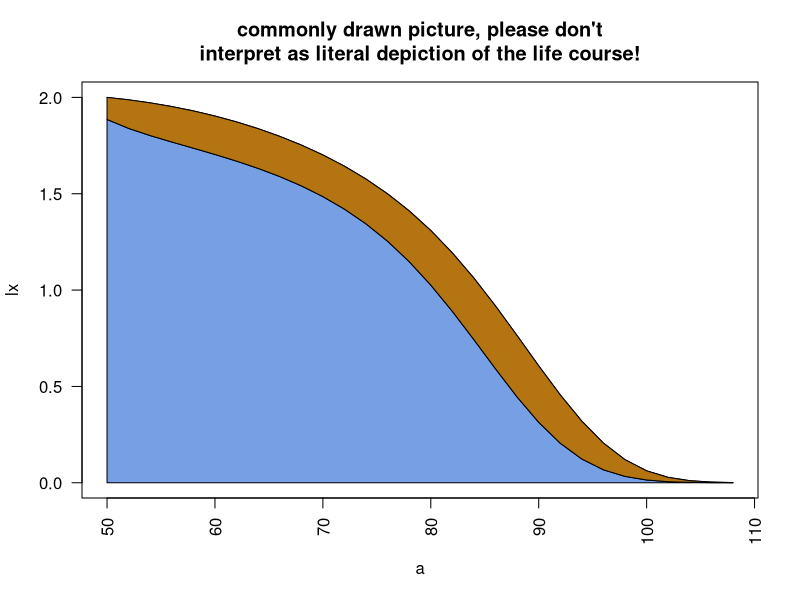

The R source for this figure:

# This output was derived in Algebra_HLE.R
# it gives the same expectancies, but with NO MOVING PARTS
# 

pix <- c(0.942832933525023, 0.925366777629796, 0.913878052953308, 0.905779576715131, 
         0.899819586082213, 0.895228598060479, 0.891415053920396, 0.887843431788832, 
         0.883977734168754, 0.879243670749217, 0.872988101030959, 0.864422353013589, 
         0.85253805474243, 0.836000848599391, 0.813416659727759, 0.783638907018477, 
         0.745769572698891, 0.699353730294645, 0.64468449536391, 0.583095062238541, 
         0.5170619612345, 0.449955803009552, 0.385423852181739, 0.326631969263549, 
         0.275728924251826, 0.23377510423577, 0.201092734009695, 0.17782145726523, 
         0.164539328404487, 0.163055237515445)

lx <- c(2, 1.98744304104249, 1.97166480704484, 1.95251099982402, 1.92979047491913, 
  1.90327639864472, 1.87269654546685, 1.83771283501313, 1.7978930617532, 
  1.75267423877303, 1.70131782289022, 1.64285829147167, 1.57605111088635, 
  1.49933944580084, 1.41094952851575, 1.30916546330524, 1.19275620234035, 
  1.06156436022103, 0.917173279730504, 0.763469971998791, 0.606832911763207, 
  0.455676937888572, 0.319219834302956, 0.205583276597247, 0.119696424658899, 
  0.0618521812086196, 0.0278148278482655, 0.0106670648655719, 0.00341876365030296, 
  0.000898335418648003)

a <- seq(50,108,by=2)
# survival curve
plot(a, lx, type = 'l', las = 2,
     main = "commonly drawn picture, please don't\ninterpret as literal depiction of the life course!")
# color part of it healthy
polygon(c(a,108,50), c(lx * pix, 0,0),col="#76a0e3")
# color part of it unhealthy
polygon(c(a,rev(a)),c(lx*pix,rev(lx)),col="#b57412")

# This is a common way to sho

(HLE <- sum(pix * lx))        # same
(ULE <- sum((1 - pix) * lx))  # same


# really there's nothing more to this
# You can do this for strata and find gradients
# You can do trends this way, etc,
# and the general approach is widely applicable
# just please be aware of



